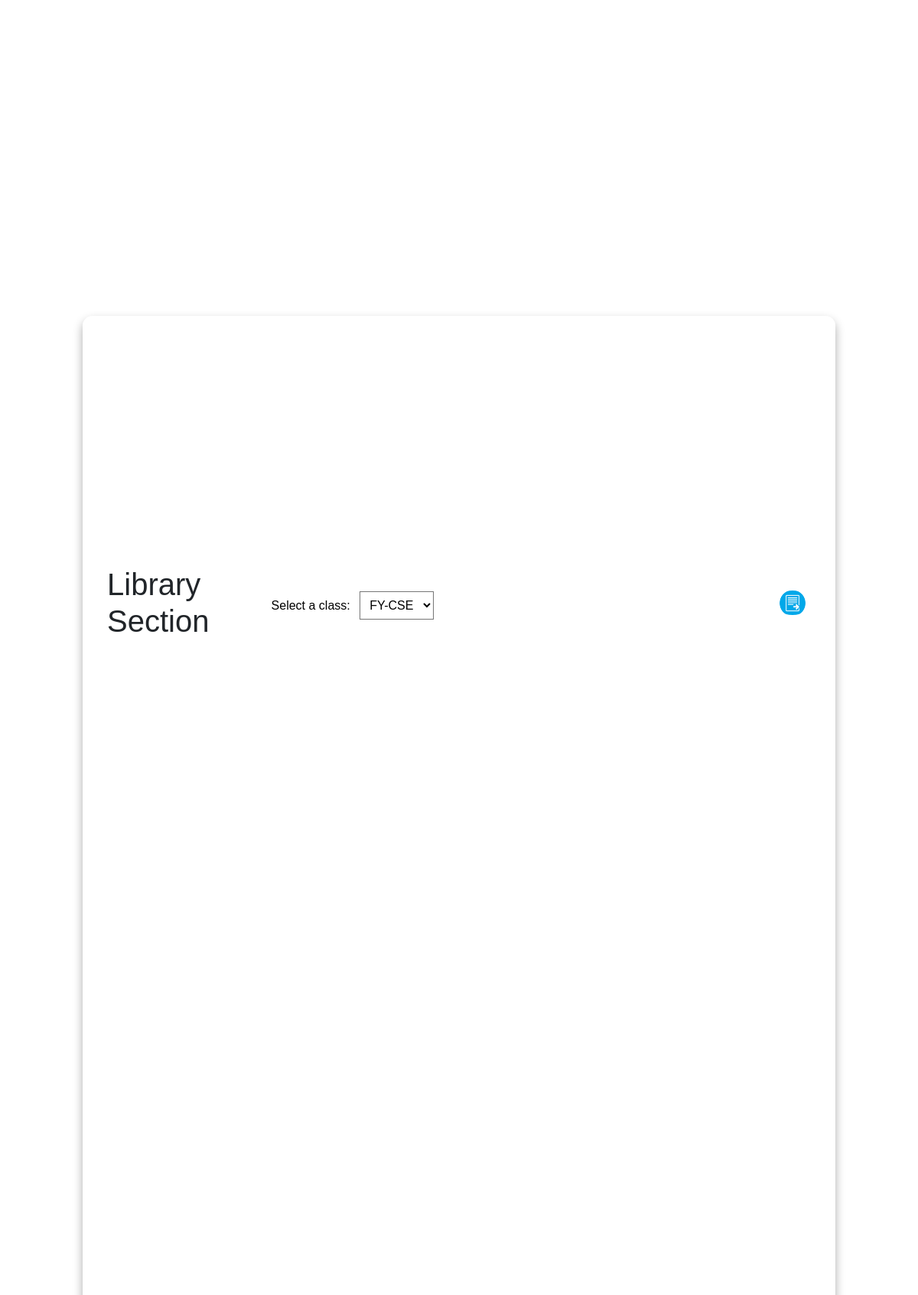
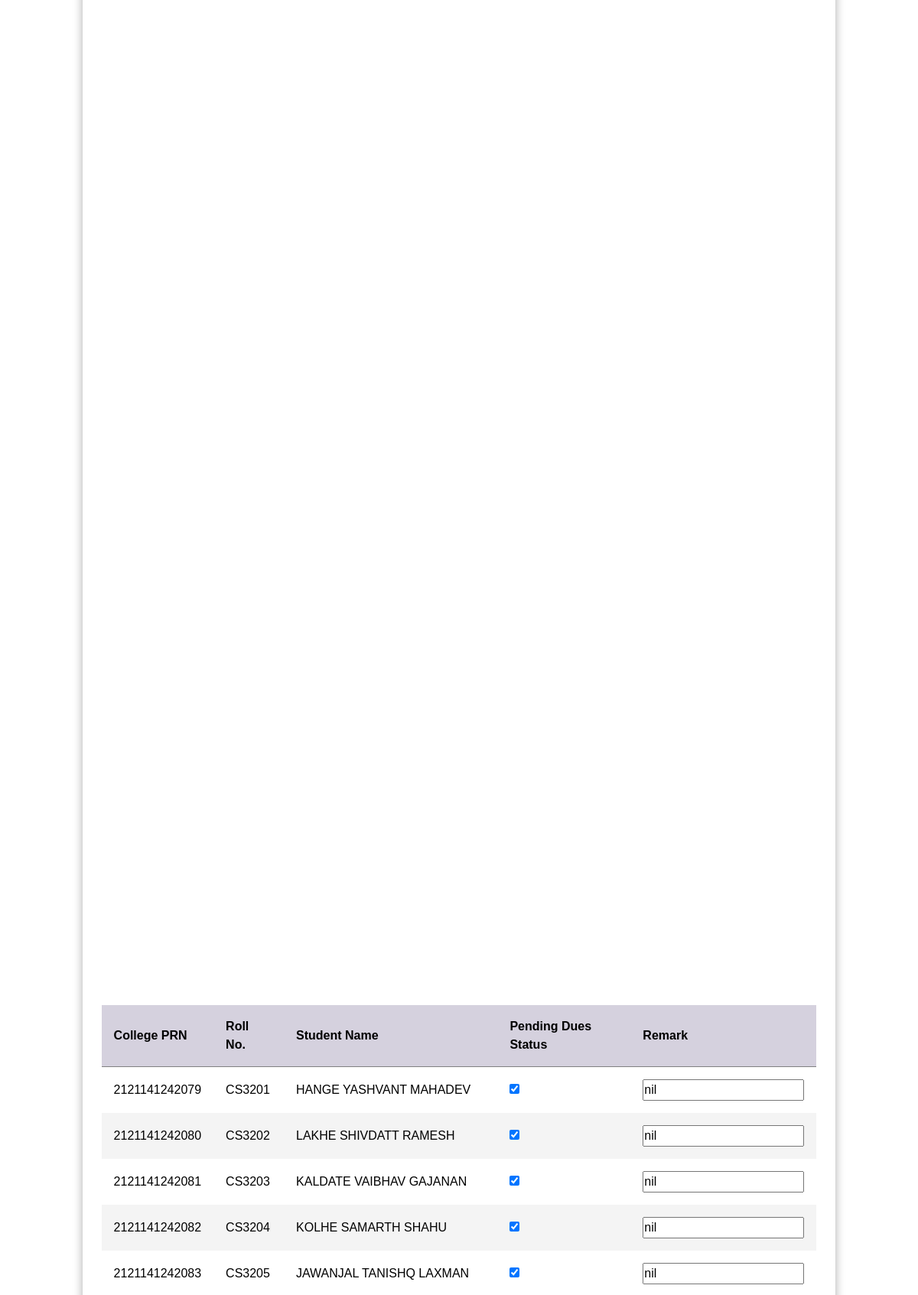
/miniproject/library.php (upper part), run on the app's committed database (2 pictures, top to bottom).
### tables this page shows
CREATE TABLE `library` (
  `prn` decimal(30,0) NOT NULL,
  `rollno` varchar(10) NOT NULL,
  `name` varchar(50) NOT NULL,
  `dues` tinyint(1) NOT NULL,
  `remark` varchar(30) NOT NULL
);

### miniproject/library.php (the view, shortened to what this page needs)
 <!DOCTYPE html>
 <html lang="en">
 <head>
     <link rel="stylesheet" href="css/table.css">
	 <link rel="stylesheet" type="css/text/css" href="css/styles.css">
     <link rel="stylesheet" href="https://cdn.jsdelivr.net/npm/bootstrap@5.3.3/dist/css/bootstrap.min.css">
 </head>
 <body>
     <main class="table">
         <section class="table__header">
             <h1>Library Section</h1>
			  <div class="container">
        <label for="classSelect">Select a class:</label>
        <select id="classSelect" class="custom-select">
		    <option value="class1">FY-CSE</option>
        </select>
    </div>
             <div class="export__file">
                 <label for="export-file" class="export__file-btn" title="Export File" >
                 </label>
             </div>
         </section>
		 <section class="table__body">
             <table id=data>
                 <thead>
                     <tr>
                         <th> College PRN </th>
                         <th> Roll No. </th>
                         <th> Student Name </th>
                         <th> Pending Dues Status </th>
                         <th> Remark</th>
                     </tr>
                 </thead>
				 <tbody>
 <?php
$hostname = 'localhost';
$username = 'root';
$password = '';
$database = 'sign_db';
$connection = mysqli_connect($hostname, $username, $password, $database);
$sql = "SELECT * FROM library";
$result = mysqli_query($connection,$sql);
while ($row = mysqli_fetch_assoc($result)) {
    echo "<tr>";
    echo "<td>" . $row['prn'] . "</td>";
    echo "<td>" . $row['rollno'] . "</td>";
    echo "<td>" . $row['name'] . "</td>";
	if($row['dues']==1)
	{
		 echo "<td> <input type='checkbox' checked> </td>";
	}
	else
	{
		echo "<td> <input type='checkbox'> </td>";
	}
	echo "<td><input type='text' name='remark' value=". $row['remark'] ."></td><br>";
    echo "</tr>";
}
?>
                 </tbody>
             </table>
         </section>
     </main>
 </body>
 </html>

### miniproject/css/table.css (style rules this page uses)
* { margin: 0; padding: 0; box-sizing: border-box; font-family: sans-serif; }
body { min-height: 100vh; display: flex; justify-content: center; align-items: center; margin: 0; padding: 0; }
main.table { width: 82vw; height: 90vh; background-color: #fff5; backdrop-filter: blur(7px); box-shadow: 0 .4rem .8rem #0005; border-radius: .8rem; overflow: hidden; }
.table__header { width: 100%; height: 10%; background-color: #fff4; padding: .8rem 2rem; display: flex; justify-content: space-between; align-items: center; }
.table__body { width: 95%; max-height: calc(89% - 1.6rem); background-color: #fffb; margin: .8rem auto; border-radius: .6rem; overflow: auto; overflow: overlay; }
table { width: 100%; }
table, th, td { border-collapse: collapse; padding: 1rem; text-align: left; }
thead th { position: sticky; top: 0; left: 0; background-color: #d5d1defe; cursor: pointer; text-transform: capitalize; }
tbody tr:nth-child(even) { background-color: #0000000b; }
.export__file { position: relative; }
.export__file .export__file-btn { display: inline-block; width: 3rem; height: 2rem; background: #ffffff url(/img/export.png) center / 80% no-repeat; border-radius: 50%; transition: .2s ease-in-out; }

### data on the page
library: prn "2121141242079", rollno "CS3201", name "HANGE YASHVANT MAHADEV", remark "nil"
library: prn "2121141242080", rollno "CS3202", name "LAKHE SHIVDATT RAMESH", remark "nil"
library: prn "2121141242081", rollno "CS3203", name "KALDATE VAIBHAV GAJANAN", remark "nil"
library: prn "2121141242082", rollno "CS3204", name "KOLHE SAMARTH SHAHU", remark "nil"
library: prn "2121141242083", rollno "CS3205", name "JAWANJAL TANISHQ LAXMAN", remark "nil"
